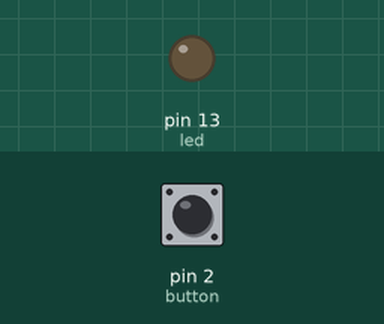
Simulated run of this sketch. Board: Arduino Uno, built with avr-gcc and run on an emulated ATmega328P. Shown: output pins drawn as LEDs (lit = HIGH). The inputs (shaded band) are chosen by the test bench; at power-on: pin 2 (button) LOW. What the sketch prints to the serial monitor is not drawn.

Above: at 1.2 s.
1.3 s: pin 2 (button) pulled HIGH for 0.15 s
At 1.38 s:
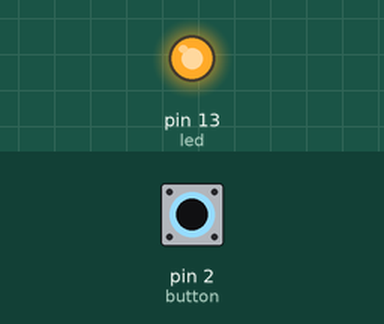
2.9 s: pin 2 (button) pulled HIGH for 3.2 s
At 6.8 s:
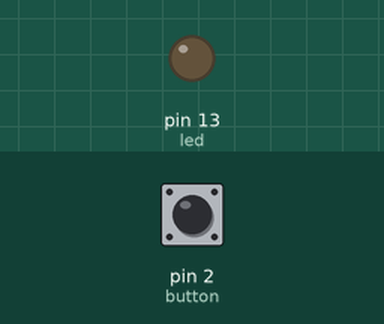
Timing chart, 0 to 8.3 s (numbered marks = the images above; inputs shaded):
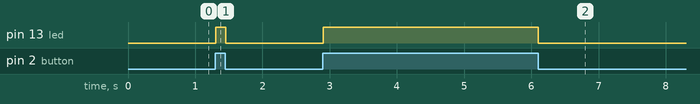

Measured:
- after the input at 1.3 s, pin 13 (led): LOW → HIGH at once, → LOW 0.15 s later
- after the input at 2.9 s, pin 13 (led): LOW → HIGH at once, → LOW 3.2 s later

The sketch:

button.ino
```cpp
int button = 2;
int led = 13;
int state = 0;

void setup() {
  // put your setup code here, to run once:
  pinMode(button, INPUT);
  pinMode(led, OUTPUT);
  Serial.begin(9600);
}

void loop() {
  // put your main code here, to run repeatedly:
  state = digitalRead(button);
  Serial.println(state);
  if (state == 1) {
    digitalWrite(led,HIGH);
  }
  else {
    digitalWrite(led,LOW);
  }
}
```
